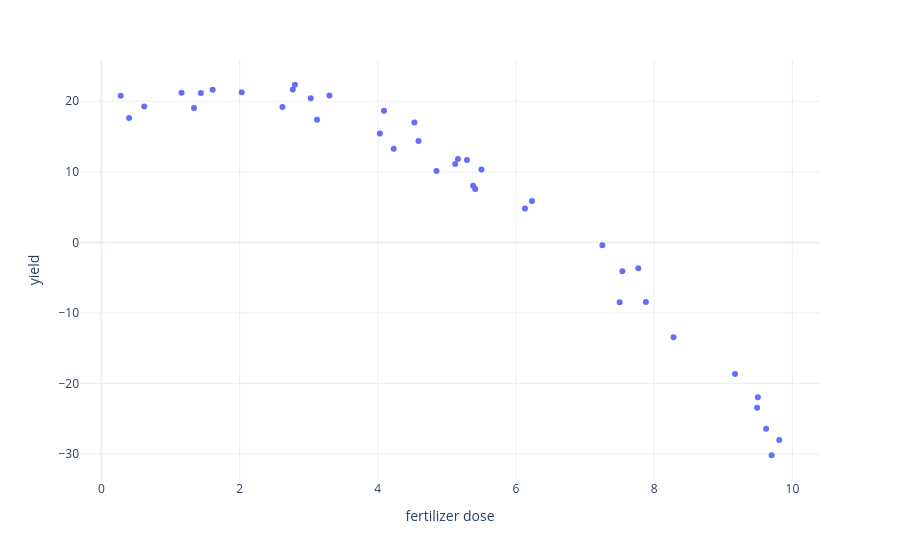

The notebook cell this image was saved under:
### Code cell
import plotly.express as px
fig = px.scatter(x=dose, y=yld,
                 labels={"x": "fertilizer dose", "y": "yield"})
fig.update_layout(template="plotly_white")
fig.show()

### Figure 1 — Plotly figure (JSON) as saved in the notebook; plotly's stock layout.template omitted (floating-point values rounded to 4 significant figures)
{"data": [{"hovertemplate": "fertilizer dose=%{x}<br>yield=%{y}<extra></extra>", "legendgroup": "", "marker": {"color": "#636efa", "symbol": "circle"}, "mode": "markers", "name": "", "orientation": "v", "showlegend": false, "type": "scatter", "x": [0.28, 0.4, 0.62, 1.16, 1.34, 1.44, 1.61, 2.03, 2.62, 2.77, 2.8, 3.03, 3.12, 3.3, 4.03, 4.09, 4.23, 4.53, 4.59, 4.85, 5.12, 5.16, 5.29, 5.38, 5.41, 5.5, 6.13, 6.23, 7.25, 7.5, 7.54, 7.77, 7.88, 8.28, 9.17, 9.49, 9.5, 9.62, 9.7, 9.81], "xaxis": "x", "y": [20.78, 17.62, 19.26, 21.2, 19.06, 21.18, 21.64, 21.26, 19.17, 21.65, 22.34, 20.44, 17.38, 20.81, 15.44, 18.67, 13.26, 16.98, 14.38, 10.11, 11.11, 11.82, 11.67, 8.04, 7.56, 10.32, 4.79, 5.88, -0.39, -8.5, -4.08, -3.66, -8.45, -13.46, -18.64, -23.43, -21.94, -26.4, -30.17, -28.02], "yaxis": "y"}], "layout": {"legend": {"tracegroupgap": 0}, "margin": {"t": 60}, "xaxis": {"anchor": "y", "domain": [0, 1], "title": {"text": "fertilizer dose"}}, "yaxis": {"anchor": "x", "domain": [0, 1], "title": {"text": "yield"}}}}
